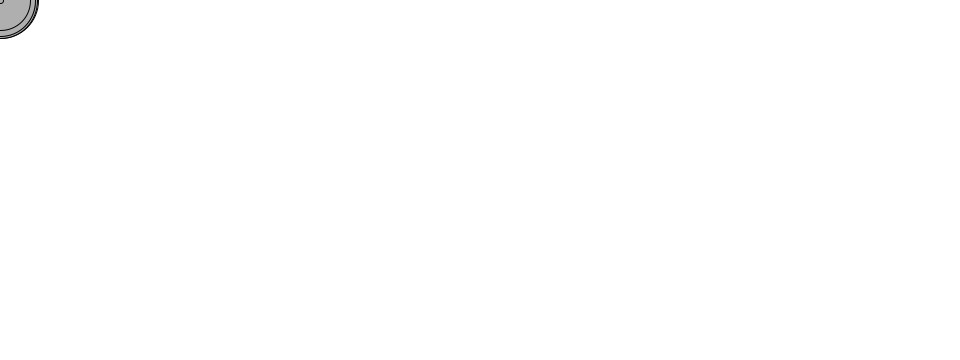
Frame 1 (no input)
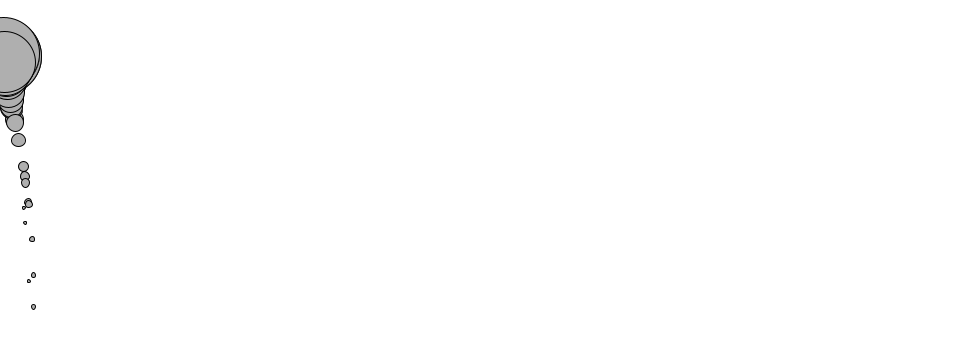
Frame 60 (the mouse pressed at the canvas centre just before this capture)
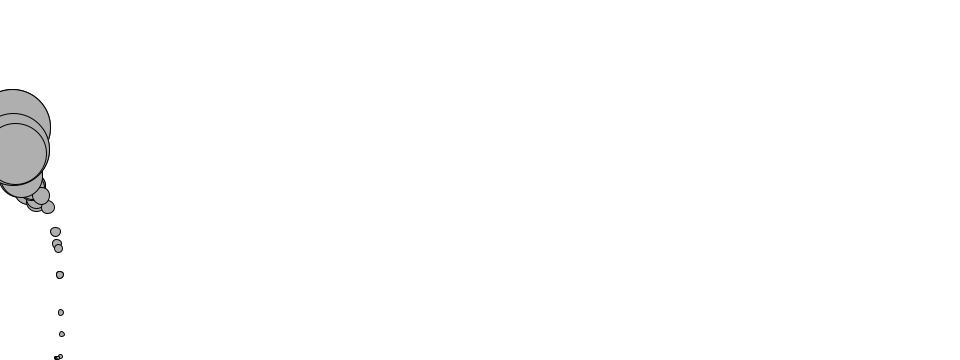
Frame 120 (the mouse held since frame 60 and released just before this capture)

The Processing sketch that drew these frames (run headless with seeded random() and noise(); from frame 60 on, the mouse is pressed at the canvas centre):

// Processing sketch: Example_2_4_Gravity_with_friction
// ── Example_2_4_Gravity_with_friction.pde


/*
friction = -1 * friction coefficient * Normal force * velocity unit vector
 */

Mover[] movers = new Mover[50];
PVector wind;
PVector gravity;
PVector friction;
float c; //coefficient
float N; //Normal force
float frictionMagnitude;

void setup()
{
  size(960,360);
  for (int i = 0; i < movers.length; i++)
  {
    movers[i] = new Mover(random(0.1,5), 0, 0);
  }
  wind = new PVector(0.01, 0);
  c = 0.07;
  N = 1;
  frictionMagnitude = c*N;
  
}


void draw()
{
  background(255);

  for (int i = 0; i < movers.length; i++)
  {

    friction = movers[i].velocity.get();
    friction.mult(-1);
    friction.normalize();
    friction.mult(frictionMagnitude);
    
    float m = movers[i].mass;
    // Scaling gravity by mass to be more accurate
    gravity = new PVector(0,0.5*m);
    movers[i].applyForce(friction);
    movers[i].applyForce(wind);
    movers[i].applyForce(gravity);

    movers[i].update();
    movers[i].display();
  }
  
}  








// ── Mover.pde


class Mover
{

  PVector location;
  PVector velocity;
  PVector acceleration;
  // The object now has mass!
  float mass;
  float circleWidth;
  float halfWidth;
  

  Mover(float m, float x, float y)
  {
    // And for now, we’ll just set the mass equal to 1 for simplicity.
    mass = m;
    location = new PVector(x,y);
    velocity = new PVector(0,0);
    acceleration = new PVector(0,0);
    circleWidth = mass * 16.0;
    halfWidth = circleWidth / 2.0;

  }

  // Newton’s second law.
  void applyForce(PVector force)
  {
    // Receive a force, divide by mass, and add to acceleration.
    PVector f = PVector.div(force,mass);
    acceleration.add(f);

  }

  void update()
  {
    // Motion 101 from Chapter 1
    velocity.add(acceleration);
    location.add(velocity);

    // Now add clearing the acceleration each time!
    acceleration.mult(0);

  }

  void display()
  {
    stroke(0);
    fill(175);
    // Scaling the size according to mass.
    ellipse(location.x,location.y, circleWidth, circleWidth);
    checkEdges();
  }

  float getLocationX()
  {
    return location.x;
  }

  float getLocationY()
  {
    return location.y;
  }

  // Somewhat arbitrarily, we are deciding that an object bounces when it hits the edges of a window.
  void checkEdges()
  {
    if (location.x > width)
    {
      location.x = width;
      velocity.x *= -1;
    }
    else if (location.x < 0)
    {
      velocity.x *= -1;
      location.x = 0;
    }

    if (location.y + halfWidth > height)
    {
      // Even though we said we shouldn't touch location and velocity directly,
      // there are some exceptions.
      // Here we are doing so as a quick and easy way to reverse the direction
      // of our object when it reaches the edge.
      velocity.y *= -1;
      location.y = height - halfWidth;
    }
    else if (location.y < 0)
    {
      velocity.y *= -1;
      location.y = 0;
    }
  }
}
